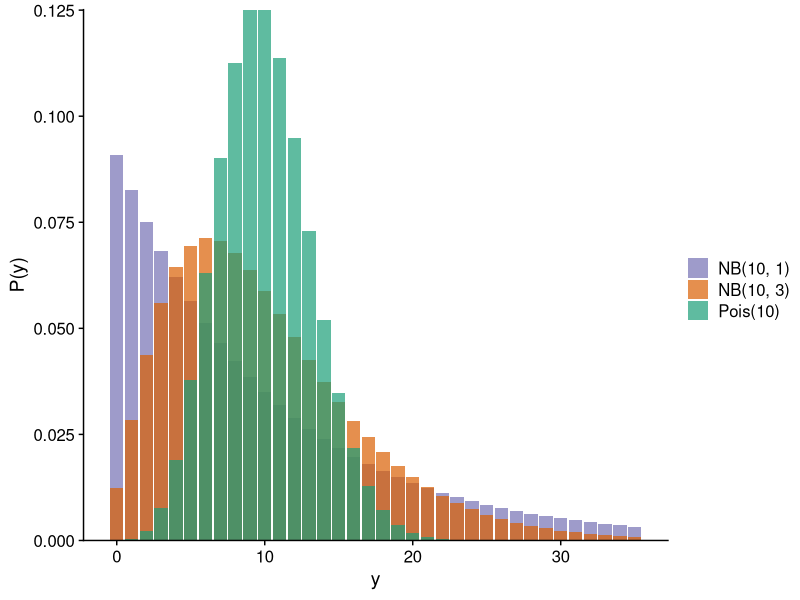
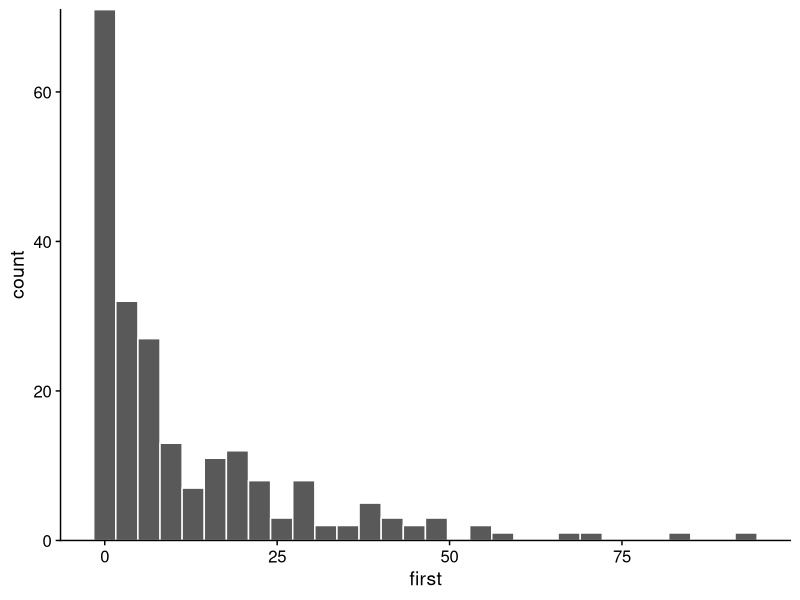
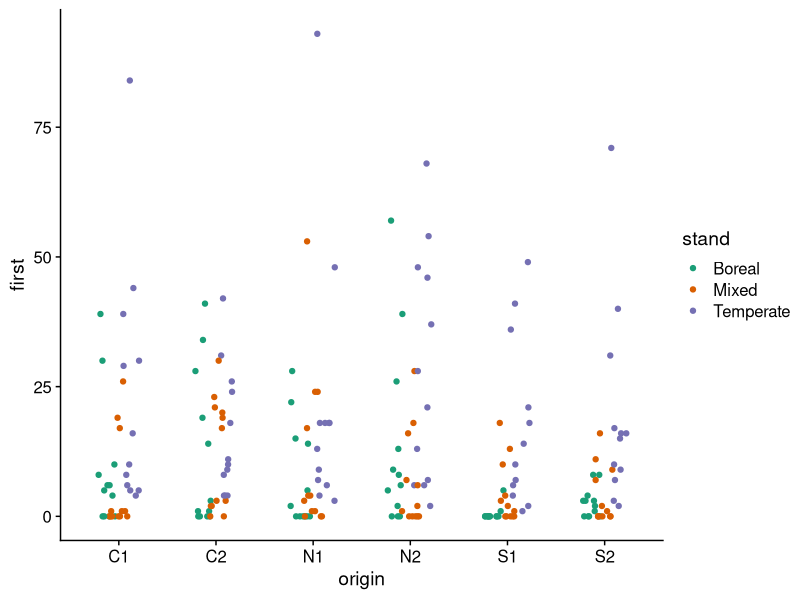
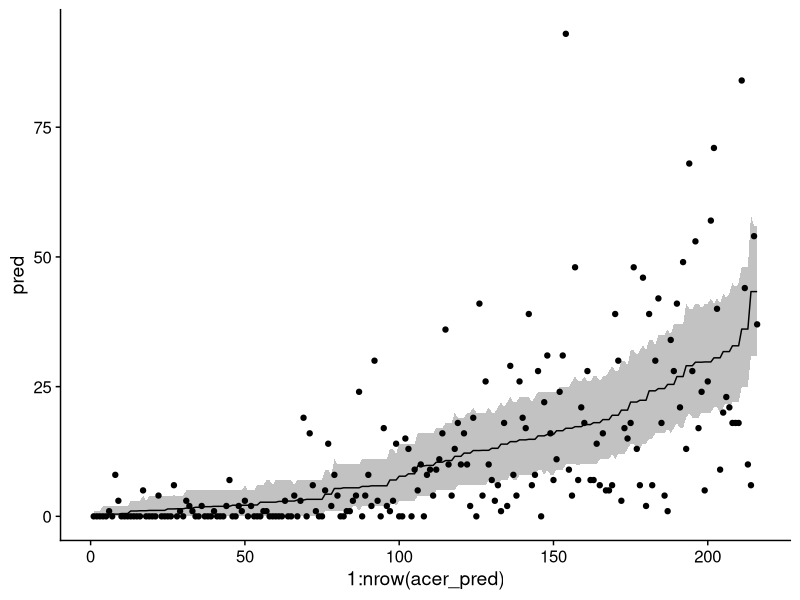
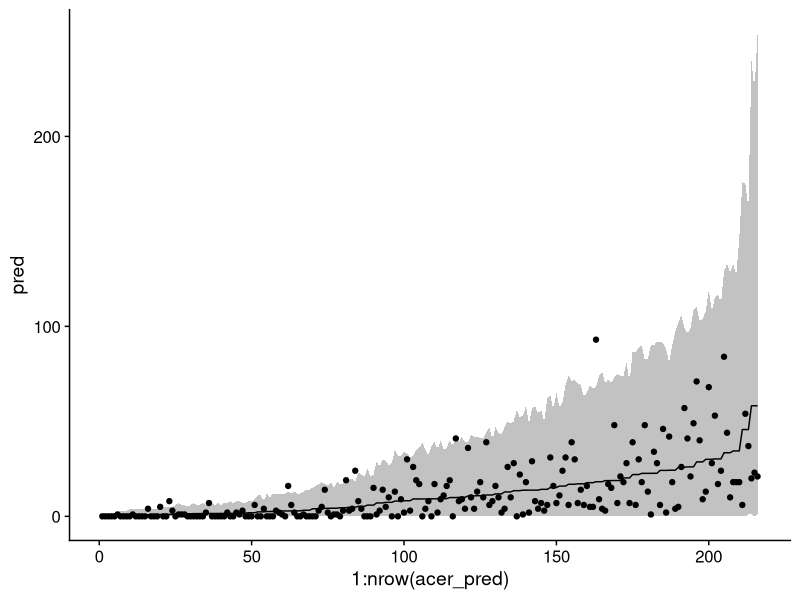
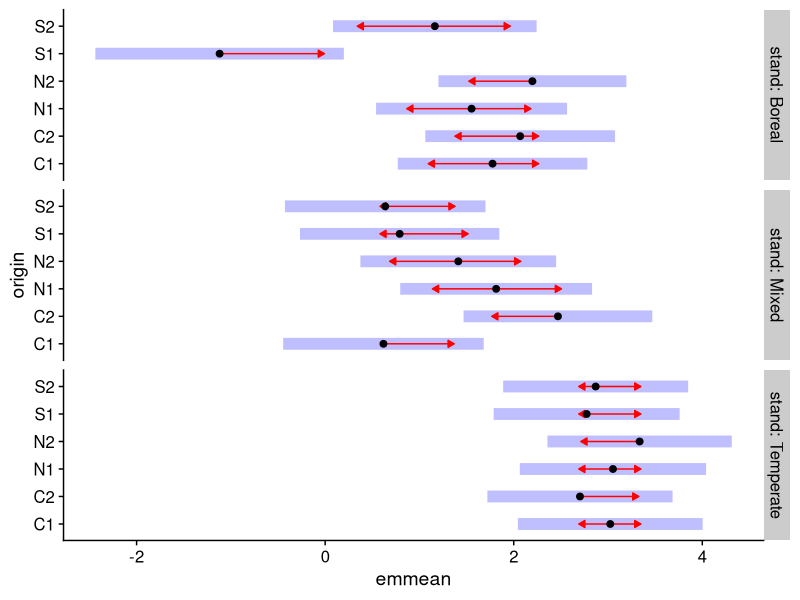
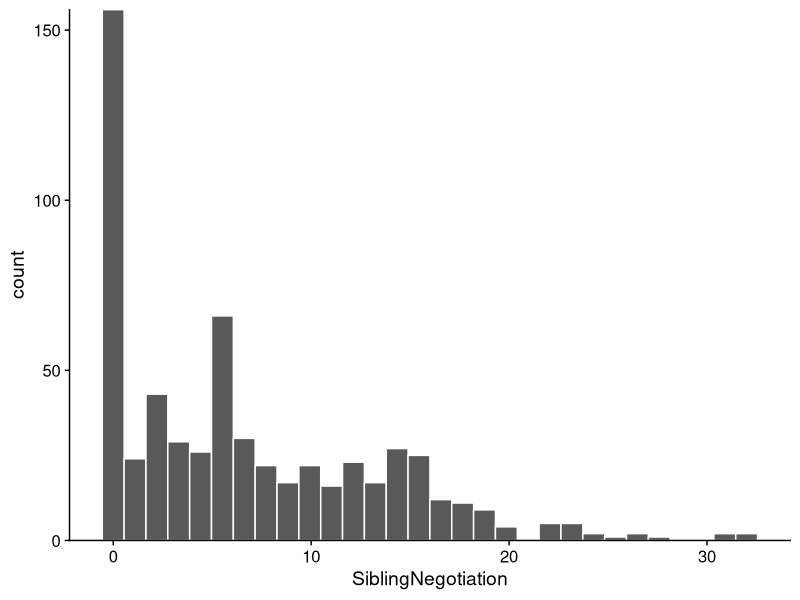
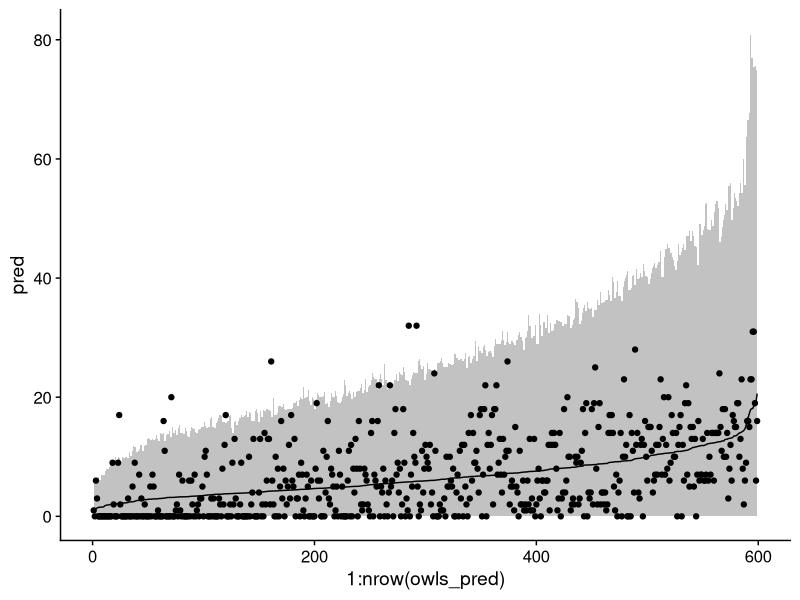

The R source for these figures, in order:
## ---- chunk 1
knitr::opts_chunk$set(echo = TRUE)
library(tidyverse)
library(cowplot)
theme_set(theme_cowplot())
set.seed(8202)
## ---- chunk 2
ggplot(data.frame(x = 0:35), aes(x = x)) +
    labs(x = "y", y = "P(y)") +
    stat_function(fun = dnbinom, args = list(mu = 10, size = 1), geom = "bar", n = 36,
                  aes(fill = "NB(10, 1)"), alpha = 0.7) +
    stat_function(fun = dnbinom, args = list(mu = 10, size = 3), geom = "bar", n = 36,
                  aes(fill = "NB(10, 3)"), alpha = 0.7) +
    stat_function(fun = dpois, args = list(lambda = 10), geom = "bar", n = 36,
                  aes(fill = "Pois(10)"), alpha = 0.7) +
    scale_y_continuous(expand = c(0, 0)) +
    scale_fill_manual(name = "", values = c("Pois(10)"="#1b9e77","NB(10, 3)"="#d95f02", "NB(10, 1)"="#7570b3"))
## ---- chunk 3
acer <- read.csv("../donnees/acer_transplant.csv")
str(acer)
## ---- chunk 4
ggplot(acer, aes(x = first)) +
    geom_histogram(color = "white") +
    scale_y_continuous(expand = c(0, 0))
## ---- chunk 5
ggplot(data = acer, aes(x = origin, y = first, color = stand)) +
    geom_point(position = position_jitterdodge(jitter.width = 0.2, dodge.width = 0.4)) +
    scale_color_brewer(palette = "Dark2")
## ---- chunk 6
library(lme4)
acer_p <- glmer(first ~ stand * origin + (1 | site), data = acer, family = poisson,
                control = glmerControl(optimizer = "bobyqa"))
## ---- chunk 7
chi2 <- sum(residuals(acer_p, "pearson")^2)
chi2 / df.residual(acer_p)
1 - pchisq(chi2, df = df.residual(acer_p))
## ---- chunk 8
sim_acer_p <- simulate(acer_p, nsim = 1000, re.form = NULL)
acer_pred <- mutate(acer, pred = predict(acer_p, type = "response"),
                    q025 = apply(sim_acer_p, 1, quantile, probs = 0.025),
                    q975 = apply(sim_acer_p, 1, quantile, probs = 0.975)) %>%
    arrange(pred)

ggplot(acer_pred, aes(x = 1:nrow(acer_pred), y = pred, ymin = q025, ymax = q975)) +
    geom_ribbon(alpha = 0.3) +
    geom_line() +
    geom_point(aes(y = first))
## ---- chunk 9
acer_nb <- glmer.nb(first ~ stand * origin + (1 | site), acer,
                    control = glmerControl(optimizer = "bobyqa"))

## ---- chunk 10
chi2 <- sum(residuals(acer_nb, "pearson")^2)
chi2/df.residual(acer_nb)
1-pchisq(chi2, df = df.residual(acer_nb))
## ---- chunk 11
sim_acer_nb <- simulate(acer_nb, nsim = 1000, re.form = NULL)
acer_pred <- mutate(acer, pred = predict(acer_nb, type = "response"),
                    q025 = apply(sim_acer_nb, 1, quantile, probs = 0.025),
                    q975 = apply(sim_acer_nb, 1, quantile, probs = 0.975)) %>%
    arrange(pred)

ggplot(acer_pred, aes(x = 1:nrow(acer_pred), y = pred, ymin = q025, ymax = q975)) +
    geom_ribbon(alpha = 0.3) +
    geom_line() +
    geom_point(aes(y = first))
## ---- chunk 12
summary(acer_nb)
## ---- chunk 13
library(emmeans)
plot(emmeans(acer_nb, ~ origin | stand), comparisons = TRUE)
## ---- chunk 14
library(glmmTMB)
data(Owls)
str(Owls)
## ---- chunk 15
ggplot(Owls, aes(x = SiblingNegotiation)) +
    geom_histogram(color = "white") +
    scale_y_continuous(expand = c(0, 0))
## ---- chunk 16
owls_p <- glmer(SiblingNegotiation ~ FoodTreatment * SexParent + ArrivalTime +
                    (1|Nest) + offset(logBroodSize), data = Owls, family = poisson)

chi2 <- sum(residuals(owls_p, type = "pearson")^2)
chi2 / df.residual(owls_p)
1 - pchisq(chi2, df = df.residual(owls_p))
## ---- chunk 17
owls_nb <- glmer.nb(SiblingNegotiation ~ FoodTreatment * SexParent + ArrivalTime +
                        (1|Nest) + offset(logBroodSize), data = Owls)
chi2 <- sum(residuals(owls_nb, type = "pearson")^2)
chi2 / df.residual(owls_nb)
## ---- chunk 18
summary(owls_nb)
## ---- chunk 19
sim_owls_nb <- simulate(owls_nb, nsim = 1000, re.form = NULL, newdata = Owls)
owls_pred <- mutate(Owls, pred = predict(owls_nb, type = "response"),
                    q025 = apply(sim_owls_nb, 1, quantile, probs = 0.025),
                    q975 = apply(sim_owls_nb, 1, quantile, probs = 0.975)) %>%
    arrange(pred)

ggplot(owls_pred, aes(x = 1:nrow(owls_pred), y = pred, ymin = q025, ymax = q975)) +
    geom_ribbon(alpha = 0.3) +
    geom_line() +
    geom_point(aes(y = SiblingNegotiation))
## ---- chunk 20
nb_zeros <- apply(sim_owls_nb, 2, function(x) sum(x == 0))
c(quantile(nb_zeros, probs = 0.025), quantile(nb_zeros, probs = 0.975))
## ---- chunk 21
sum(Owls$SiblingNegotiation == 0)
## ---- chunk 22
owls_nb <- glmmTMB(SiblingNegotiation ~ FoodTreatment * SexParent + ArrivalTime + 
                       (1|Nest) + offset(logBroodSize), family = nbinom2, data=Owls)
## ---- chunk 23
owls_zinb <- glmmTMB(SiblingNegotiation ~ FoodTreatment * SexParent + ArrivalTime +
                         (1|Nest)+offset(logBroodSize), 
                     family = nbinom2, ziformula = ~1, data=Owls)
summary(owls_zinb)
## ---- chunk 24
plogis(-1.276)
## ---- chunk 25
AIC(owls_nb)
AIC(owls_zinb)
## ---- chunk 26
sim_owls_nb <- simulate(owls_nb, nsim = 1000, re.form = NULL, newdata = Owls)
sim_owls_zi <- simulate(owls_zinb, nsim = 1000, re.form = NULL, newdata = Owls)
owls_pred <- mutate(Owls, pred = predict(owls_nb, type = "response"),
                    q025 = apply(sim_owls_nb, 1, quantile, probs = 0.025),
                    q975 = apply(sim_owls_nb, 1, quantile, probs = 0.975),
                    pred_zi = predict(owls_zinb, type = "response"),
                    q025_zi = apply(sim_owls_zi, 1, quantile, probs = 0.025),
                    q975_zi = apply(sim_owls_zi, 1, quantile, probs = 0.975)) %>%
    arrange(pred)

ggplot(owls_pred, aes(x = 1:nrow(owls_pred), y = pred, ymin = q025, ymax = q975)) +
    geom_ribbon(alpha = 0.5, fill = "#1b9e77") +
    geom_ribbon(aes(ymin = q025_zi, ymax = q975_zi), alpha = 0.3, fill = "#d95f02") +
    geom_line(color = "#1b9e77", size = 1) +
    geom_line(aes(y = pred_zi), color = "#d95f02", size = 1) +
    geom_point(aes(y = SiblingNegotiation), alpha = 0.5)
